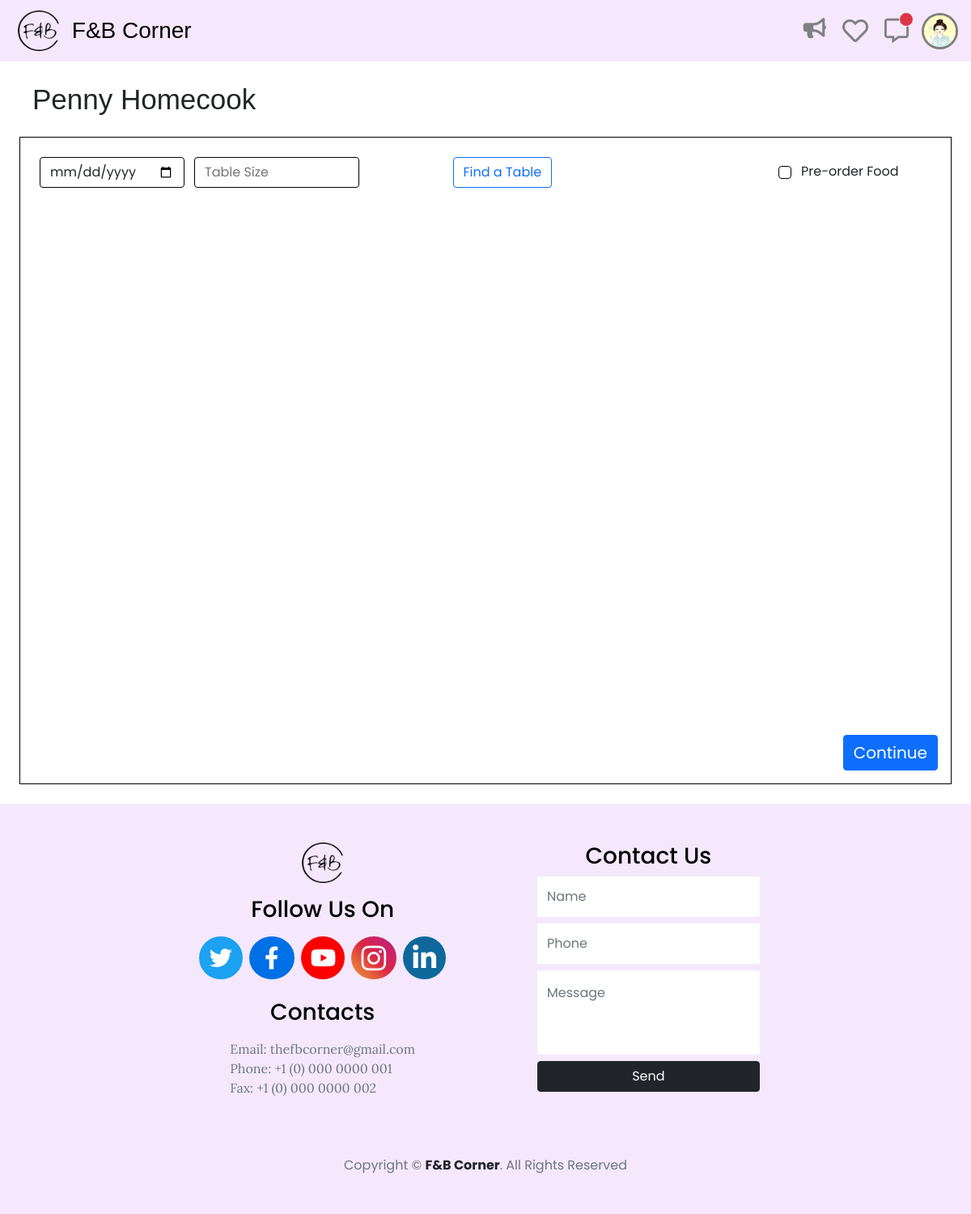
The page /fbcorner/store/php/pages/reservation/reservation.php?visit_rest_id=R1 (signed in) on the database its author committed.
### tables this page shows
CREATE TABLE `customer` (
  `cus_id` varchar(5) NOT NULL,
  `firstname` varchar(32) NOT NULL,
  `lastname` varchar(32) NOT NULL,
  `email` varchar(96) NOT NULL,
  `contact_num` varchar(12) NOT NULL,
  `password` varchar(1000) NOT NULL,
  `profile_pic` varchar(255) NOT NULL DEFAULT 'default_pp.png',
  `join_date` date NOT NULL DEFAULT current_timestamp()
);

CREATE TABLE `restaurant` (
  `rest_id` varchar(5) NOT NULL,
  `rest_name` varchar(100) NOT NULL,
  `owner_name` varchar(64) NOT NULL,
  `owner_contact_num` varchar(12) NOT NULL,
  `owner_email` varchar(96) NOT NULL,
  `contact_num` varchar(12) NOT NULL,
  `email` varchar(96) NOT NULL,
  `address` varchar(400) NOT NULL,
  `city` varchar(20) DEFAULT NULL,
  `rest_profile` varchar(255) NOT NULL DEFAULT 'default_pp_rest.png',
  `cover_photo` varchar(255) NOT NULL DEFAULT 'default_cover.png',
  `documents` longtext NOT NULL CHECK (json_valid(`documents`)),
  `description` varchar(1000) NOT NULL,
  `dining_style_id` int(11) NOT NULL DEFAULT 0,
  `tags` longtext NOT NULL DEFAULT '[]',
  `opening_hours` longtext NOT NULL DEFAULT '[]',
  `daily_opening_hours` longtext NOT NULL DEFAULT '[]',
  `photos` longtext NOT NULL DEFAULT '[]',
  `additional_notes` varchar(1000) NOT NULL,
  `join_date` date NOT NULL DEFAULT current_timestamp()
);

### fbcorner/store/php/helpers/customer.php (called while the page is built, shortened)
<?php
    function getCustomer($connection, $cus_id){
        $sql = "SELECT * FROM customer WHERE `cus_id` = '" . $cus_id . "'";
        $statement = $connection->query($sql);
        $results = $statement->fetch_array(MYSQLI_ASSOC);
        return $results;
    }
?>

### fbcorner/admin/php/helpers/restaurant.php (called while the page is built, shortened)
<?php
    function getRestaurant($connection, $rest_id){
        $sql = "SELECT *, TODAY_OPENING_CLOSING_TIME(daily_opening_hours, 'open') AS opening_time, TODAY_OPENING_CLOSING_TIME(daily_opening_hours, 'close') AS closing_time FROM restaurant WHERE `rest_id` = '" . $rest_id . "'";
        $statement = $connection->query($sql);
        $results = $statement->fetch_array(MYSQLI_ASSOC);
        return $results;
    }
?>

### fbcorner/admin/php/helpers/food_menu.php (called while the page is built, shortened)
<?php
    function getFoodMenuItems($connection, $rest_id, $filter_data = array()){
        $sql = "SELECT * FROM `food_item` WHERE `rest_id` = '" . $rest_id . "'";
        if (isset($filter_data['order_by']) && isset($filter_data['asc_desc'])){
            $sql .= " ORDER BY " . $filter_data['order_by'] . " " . $filter_data['asc_desc'];
        }
        $statement = $connection->query($sql);
        $results = $statement->fetch_all(MYSQLI_ASSOC);
        return $results;
    }
?>

### fbcorner/admin/php/helpers/time_slot.php (called while the page is built, shortened)
<?php
    function getTimeSlots($connection, $rest_id){
        $sql = "SELECT * FROM time_slot WHERE `rest_id` = '" . $rest_id . "'";
        $statement = $connection->query($sql);
        $results = $statement->fetch_all(MYSQLI_ASSOC);
        return $results;
    }
?>

### fbcorner/store/php/pages/reservation/reservation.php (the view, shortened to what this page needs)
<?php
    include_once '../../../../db_connect.php';
    include_once '../../helpers/customer.php';
    include_once '../../helpers/voucher.php';
    include_once '../../../../admin/php/helpers/restaurant.php';
    include_once '../../../../admin/php/helpers/time_slot.php';
    include_once '../../../../admin/php/helpers/table.php';
    include_once '../../../../admin/php/helpers/food_menu.php';
    if (isset($_SESSION['login_cus_id'])) {
      $visit_restaurant = getRestaurant($connection, $_GET['visit_rest_id']);
      $time_slots = getTimeSlots($connection, $_GET['visit_rest_id']);
      $food_menu_items_results = getFoodMenuItems($connection, $_GET['visit_rest_id'], ['order_by' => 'item_code', 'asc_desc' => 'ASC']);
      $food_menu_items = [];
      foreach ($food_menu_items_results as $result){
        $food_menu_items[$result['category_id']][] = $result;
      }
?>
<!DOCTYPE html>
<html lang="en">
<head>
    <?php include_once '../../../../link.php'; ?>
</head>
<body>
    <?php include_once '../../common/navigation_bar.php'; ?>
    <div class="d-flex flex-column" style="min-height: calc(100% - 76px)">
    <main>
        <div>
            <div id="time-slot">
                <div class="m-4">
                    <div>
                    <h3 style="cursor: default; line-height: 45px;" class="m-0 ms-3 d-inline-block font-bernard font-size-35">
                        <?=$visit_restaurant['rest_name']?>
                    </h3>
                    </div>
                    <div class="timeslots-wrapper mt-4">
                    <div class="m-4 my-0 me-0">
                      <div class="container p-0 ms-0 me-2 w-100">
                        <div class="row" id="date-size-wrapper">
                          <div class="col-3 mt-4 pe-0" style="min-width: max-content; max-width: max-content">
                            <input type="date" name="" id="date" class="custom-form-control">
                          </div>
                          <div class="col-3 mt-4 p-0" style="min-width: max-content; padding-left: 12px !important; margin-right: 2rem;">
                            <input type="number" name="" id="table-size" class="custom-form-control" min="1" placeholder="Table Size">
                          </div>
                          <div class="col-3 mt-4" style="min-width: max-content;">
                            <button type="button" id="btn-find-table" class="btn btn-outline-primary" style="white-space: nowrap; margin-right: 2rem;">Find a Table</button>
                          </div>
                          <?php if ($food_menu_items) { ?>
                          <div class="col-3 mt-4 text-end" id="pre-order-food-wrapper" style="min-width: max-content; line-height: 35px; margin-right: 2rem;">
                            <input type="checkbox" id="checkbox-pre-order-food" class="form-check-input align-middle mt-0 checkbox-default me-2">
                            <label class="form-check-label" for="checkbox-pre-order-food">Pre-order Food</label>
                          </div>
                          <?php } ?>
                        </div>
                      </div>
                    </div>
                    <div class="timeslots m-4 row row-cols-1 row-cols-sm-2 row-cols-md-3 mt-4" style="padding-bottom: 4rem !important">
                        <?php foreach ($time_slots as $time_slot){ ?>
                        <div class="btn-group col p-4" role="group" aria-label="Basic checkbox toggle button group">
                        </div>
                        <?php } ?>
                    </div>
                    <div class="m-3 continue-btn-wrapper">
                      <button type="button" class="btn btn-primary float-end font-size-20 text-white time-slot-continue-btn">Continue</button>
                    </div>
                    </div>
                </div>
            </div>
        </div>
    </main>
    <?php include_once '../../common/notification.php'; ?>
    <?php include_once '../../common/footer.php'; ?>
    </div>
  </body>
</html>
<?php
  }
?>

### fbcorner/store/php/common/navigation_bar.php (shortened to what this page needs)
<?php
    if (isset($_SESSION['login_cus_id'])){
        $sql = "SELECT * FROM `chat` WHERE receiver_id = '" . $_SESSION['login_cus_id'] . "' AND seen = 0";
        $statement = $connection->query($sql);
        $results = $statement->fetch_all(MYSQLI_ASSOC);
    }
?>
<header>
    <nav class="navbar navbar-expand-lg navbar-light color-2">
        <div class="container-fluid">
            <a class="navbar-brand" style="margin-left: 10px;" href="../homepage/index.php"><img height="50px" src="../../../assest/Logo.png"></a>
            <a class="font-bernard font-size-28" href="../homepage/index.php">F&amp;B Corner</a>
            <div class="collapse navbar-collapse justify-content-end" id="navbarSupportedContent">
                <ul class="navbar-nav ms-auto">
                    <li class="nav-item">
                        <a class="nav-link active ps-2 me-1 align-self-center" href="../promotion/promotional_ads.php" style="padding-top: 10px;"><i class="fas fa-bullhorn" style="font-size: 25px; color: grey" data-bs-toggle="tooltip" data-bs-placement="bottom" title="Promotions"></i></a>
                    </li>
                <?php if (!isset($_SESSION['login_cus_id'])) { ?>
                    <li class="nav-item">
                        <a class="nav-link active" id="sign-up-button" href="#" style="line-height: 32px;"><button type="button" class="btn btn-primary">Sign Up</button></a>
                    </li>
                <?php } else { ?>
                    <li class="nav-item">
                        <a class="nav-link active ps-2 me-1 align-self-center" href="../restaurant/my_fav_restaurant.php" style="padding-top: 10px;"><i class="far fa-heart" style="font-size: 32px; color: grey" data-bs-toggle="tooltip" data-bs-placement="bottom" title="Favourite Restaurants"></i></a>
                    </li>
                    <li class="nav-item">
                        <a class="nav-link active px-2 pe-3" id="my_message" href="../message/my_message.php" style="line-height: 32px;">
                            <div class="position-relative" style="padding-top: 3px; height: 30px; width: fit-content;">
                                <i class="far fa-comment-alt" style="font-size: 30px; color: grey" data-bs-toggle="tooltip" data-bs-placement="bottom" title="Messages"></i>
                                <span class="position-absolute translate-middle p-2 bg-danger border border-light rounded-circle<?=$results ? '' : ' d-none'?>" style="top: 15%; left: 90%" id="my_message_noti">
                                </span>
                            </div>
                        </a>
                    </li>
                <?php } ?>
                    <li class="nav-item dropdown">
                        <?php if (!isset($_SESSION['login_cus_id'])) { ?>
                            <a class="nav-link active" id="sign-in-button" href="#" style="line-height: 32px;"><button type="button" class="btn btn-secondary" style="width: 86.28px;">Sign In</button></a>
                        <?php } else { ?>
                            <?php
                                include_once '../../helpers/customer.php';
                                $customer = getCustomer($connection, $_SESSION['login_cus_id']);
                                $profile_img = $customer['profile_pic'];
                            ?>
                            <a class="nav-link dropdown-toggle p-0 mt-1" id="nav-bar-dropdown" href="#" role="button" data-bs-toggle="dropdown" aria-expanded="false"><img src="../../../uploads/profile_pic/<?=$profile_img?>" alt="" width="45" height="45" class="rounded-circle" style="border: 3px solid grey;"></a>
                        <?php } ?>
                    </li>
                </ul>
            </div>
        </div>
    </nav>
</header>

### fbcorner/style.css (style rules this page uses)
.font-bernard { font-family: "Bernard MT Condensed", "Comic Sans MS", Arial, Helvetica, sans-serif; }
.font-size-20 { font-size: 20px; }
.font-size-28 { font-size: 28px; }
.font-size-35 { font-size: 35px; }
.color-2 { background-color: #f5e8fd !important; }
h1, h2, h3, h4, h5, h6 { cursor: default; }
a, a:hover { text-decoration: none; color: black; }
input, textarea { border: 0.1px solid black !important; }
button { border: 0px; background-color: transparent; }
input[type=number], select { border: 1px solid black !important; }
h1, h2, h3, h4 { cursor: default; }
.custom-form-control { padding: 0.375rem 0.75rem; font-size: 1rem; font-weight: 400; line-height: 1.5; color: #212529; background-color: #fff; background-clip: padding-box; appearance: none; border-radius: 0.25rem; }
html { height: 100%; }
body { position: relative; min-height: 100%; }
body { margin: 0; padding: 0; font-family: "Poppins", sans-serif; }
#nav-bar-dropdown::after { border: 0; }

### fbcorner/store/php/pages/reservation/reservation.php (style rules this page uses)
.timeslots-wrapper { min-height: 100vh; border: 1px solid black; }
.timeslots-wrapper { position: relative; }
.continue-btn-wrapper { position: absolute; bottom: 0; right: 0; }
#date-size-wrapper input { max-width: max(204.4px,15vw); }
body { height: 100%; }

### rows shown on the page
customer: profile_pic (picture)
restaurant: rest_name "Penny Homecook"
